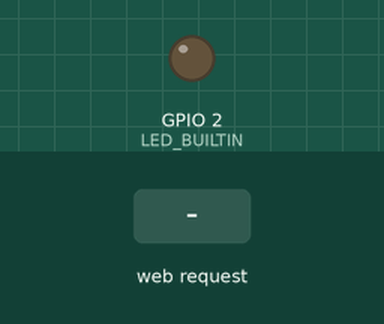
Simulated run of this sketch. Board: ESP8266 (NodeMCU). Parts: output pins drawn as LEDs (lit = HIGH, except the on-board LED, lit = LOW). Inputs (shaded band) come from the test bench. WiFi joins after 1.5 s; servers stay silent unless stated; what the sketch prints to the serial monitor is not drawn.

Above: at 3.7 s.
3.8 s: HTTP request GET /led/on received
At 4.3 s:
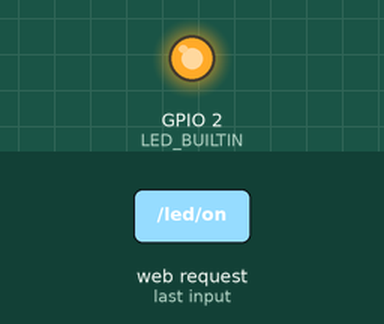
5.3 s: HTTP request GET /led/off received
At 6.7 s:
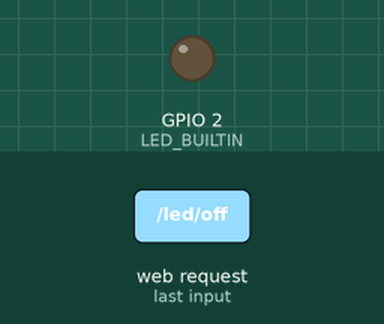
Timing chart, 0 to 8.3 s (numbered marks = the images above; inputs shaded):
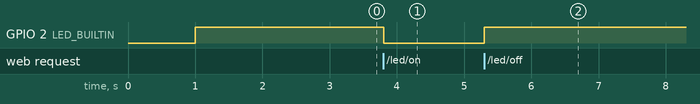

Measured:
- after the input at 3.8 s, GPIO 2 (LED_BUILTIN): HIGH → LOW at once
- after the input at 5.3 s, GPIO 2 (LED_BUILTIN): LOW → HIGH at once

The sketch:

home_automation_led_control.ino
```cpp
#include <ESP8266WiFi.h>
#include <ESP8266WebServer.h>

const char* ssid = "Airtel_PoddarWIFI";
const char* password = "hello@123";

ESP8266WebServer server(80);

void handleRoot() {
  server.send(200, "text/plain", "ESP12 is running");
}

void handleLedOn() {
  digitalWrite(LED_BUILTIN, LOW);   // LED ON (active LOW)
  server.send(200, "text/plain", "LED ON");
}

void handleLedOff() {
  digitalWrite(LED_BUILTIN, HIGH);  // LED OFF
  server.send(200, "text/plain", "LED OFF");
}

void setup() {
  Serial.begin(115200);
  delay(1000);

  pinMode(LED_BUILTIN, OUTPUT);
  digitalWrite(LED_BUILTIN, HIGH);

  Serial.println("Connecting to WiFi...");
  WiFi.begin(ssid, password);

  while (WiFi.status() != WL_CONNECTED) {
    delay(500);
    Serial.print(".");
  }

  Serial.println("\nWiFi Connected!");
  Serial.print("ESP IP Address: ");
  Serial.println(WiFi.localIP());

  server.on("/", handleRoot);
  server.on("/led/on", handleLedOn);
  server.on("/led/off", handleLedOff);

  server.begin();
  Serial.println("Web server started");
}

void loop() {
  server.handleClient();
}
```
